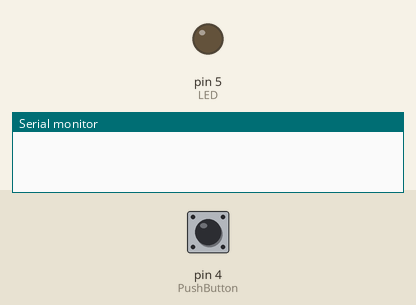
This sketch was run on a simulated Arduino Uno, built with avr-gcc and run on an emulated ATmega328P. Parts: output pins drawn as LEDs (lit = HIGH), the last lines printed to the serial monitor. Dashed ring = blinking. The test bench sets the inputs (shaded band); at power-on: pin 4 (PushButton) LOW.

Above: at 1.2 s.
1.3 s: pin 4 (PushButton) pulled HIGH for 3.2 s
At 2.1 s:
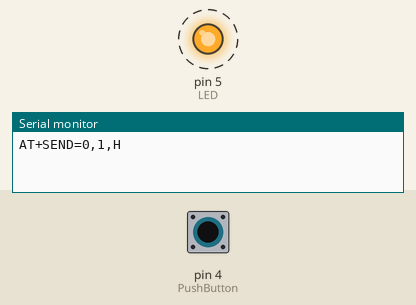
Timing chart, 0 to 5.8 s (numbered marks = the images above; inputs shaded):
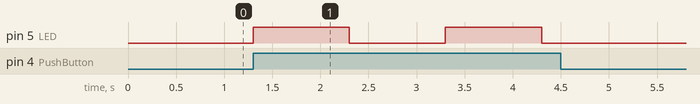

The sketch:

Software_Serial_Transmitter.ino
```cpp
//#include <SoftwareSerial.h>
//SoftwareSerial TSerial(1,0);
// p0 - tx
// p1 - rx

int PushButton=4;
int LED=5;

//int LED_state=LOW;
int Button_state=LOW;

int Button_newstate;


void setup() {
 Serial.begin(9600);
 pinMode(PushButton, INPUT);
 pinMode(LED, OUTPUT);
 Button_state=digitalRead(PushButton);
}
void loop() {


  //Button_newstate=digitalRead(PushButton);
  if (digitalRead(PushButton)== HIGH) {
    //if (LED_state==LOW){
      Serial.println("AT+SEND=0,1,H");
      digitalWrite(LED,HIGH);
      delay(1000);
      Serial.println("AT+SEND=0,1,L");
      digitalWrite(LED,LOW);
      delay(1000);
      //digitalWrite(LED,LOW);
      //delay(1000);

    //}
  }
    //Button_state=Button_newstate;


}
//}
```

Measured:
- after the input at 1.3 s, pin 5 (LED): alternates HIGH for 1.0 s and LOW for 1.0 s, 4 changes in all, then stays LOW, starting at once
